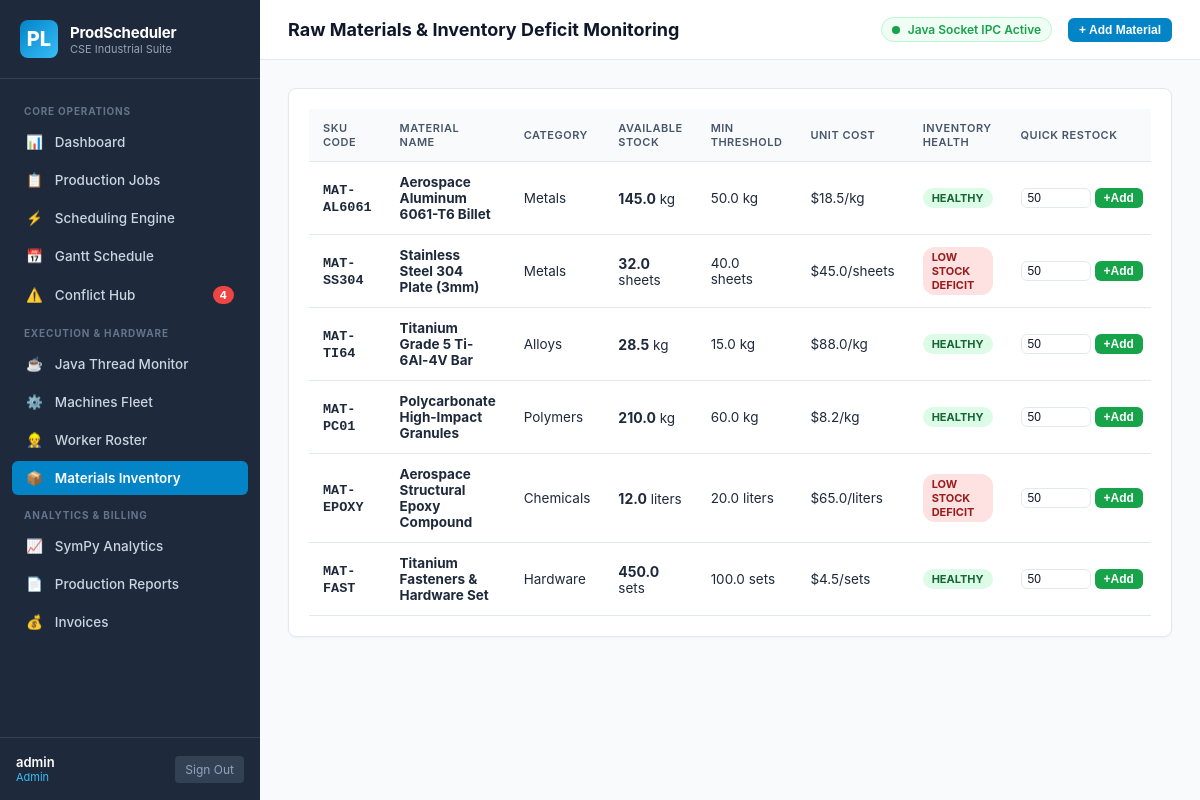
Page /materials (signed in) on the committed database.
### tables this page shows
CREATE TABLE materials (
    id INTEGER PRIMARY KEY AUTOINCREMENT,
    material_code TEXT UNIQUE NOT NULL,
    name TEXT NOT NULL,
    category TEXT DEFAULT 'Raw Material',
    stock_quantity REAL NOT NULL DEFAULT 0.0,
    unit TEXT NOT NULL DEFAULT 'kg',
    unit_cost REAL NOT NULL DEFAULT 10.0,
    minimum_threshold REAL NOT NULL DEFAULT 50.0,
    supplier TEXT DEFAULT 'Industrial Supply Corp',
    created_at TIMESTAMP DEFAULT CURRENT_TIMESTAMP
);

### app.py (the view)
@app.route("/materials")
@login_required
def materials():
    all_materials = db.get_materials()
    return render_template("materials.html", materials=all_materials)

### app.py (called while the page is built)
def login_required(f):
    @wraps(f)
    def decorated_function(*args, **kwargs):
        if "user_id" not in session:
            flash("Please sign in to access the Production System.", "warning")
            return redirect(url_for("login"))
        return f(*args, **kwargs)
    return decorated_function

@app.context_processor
def inject_global_data():
    user = None
    alerts = []
    if "user_id" in session:
        user = {
            "id": session.get("user_id"),
            "username": session.get("username"),
            "role": session.get("user_role")
        }
        alerts = db.get_system_alerts()
    return {
        "current_user": user,
        "active_alerts": alerts,
        "now": datetime.now()
    }

### database/db.py (called while the page is built)
def get_connection() -> sqlite3.Connection:
    os.makedirs(os.path.dirname(config.DATABASE_PATH), exist_ok=True)
    conn = sqlite3.connect(config.DATABASE_PATH, timeout=20.0)
    conn.row_factory = sqlite3.Row
    conn.execute("PRAGMA foreign_keys = ON;")
    return conn

def get_materials() -> List[Dict[str, Any]]:
    conn = get_connection()
    try:
        cur = conn.cursor()
        cur.execute("SELECT * FROM materials ORDER BY id ASC")
        return [dict(r) for r in cur.fetchall()]
    finally:
        conn.close()

### templates/materials.html (shortened to what this page needs)
{% extends "base.html" %}
{% block page_title %}Raw Materials & Inventory Deficit Monitoring{% endblock %}
{% block top_actions %}
  <button type="button" class="btn btn-primary btn-sm" onclick="openCreateMaterialModal()">+ Add Material</button>
{% endblock %}
{% block content %}
  <div class="card">
    <div class="table-container">
      <table class="data-table">
        <thead>
          <tr>
            <th>SKU Code</th>
            <th>Material Name</th>
            <th>Category</th>
            <th>Available Stock</th>
            <th>Min Threshold</th>
            <th>Unit Cost</th>
            <th>Inventory Health</th>
            <th>Quick Restock</th>
          </tr>
        </thead>
        <tbody>
          {% for m in materials %}
            <tr>
              <td><strong style="font-family: monospace;">{{ m.material_code }}</strong></td>
              <td><strong>{{ m.name }}</strong></td>
              <td>{{ m.category }}</td>
              <td>
                <span style="font-weight: 700; font-size: 14px;">{{ m.stock_quantity }}</span> {{ m.unit }}
              </td>
              <td>{{ m.minimum_threshold }} {{ m.unit }}</td>
              <td>${{ m.unit_cost }}/{{ m.unit }}</td>
              <td>
                {% if m.stock_quantity <= m.minimum_threshold %}
                  <span class="status-badge Error">LOW STOCK DEFICIT</span>
                {% elif m.stock_quantity <= m.minimum_threshold * 1.5 %}
                  <span class="status-badge Maintenance">REORDER SOON</span>
                {% else %}
                  <span class="status-badge Completed">HEALTHY</span>
                {% endif %}
              </td>
              <td>
                <form method="POST" action="{{ url_for('restock_material', material_id=m.id) }}" style="display: flex; gap: 4px; align-items: center;">
                  <input type="number" name="quantity" value="50" min="1" class="form-control" style="width: 70px; padding: 2px 6px; font-size: 12px;">
                  <button type="submit" class="btn btn-success btn-sm" style="padding: 2px 8px;">+Add</button>
                </form>
              </td>
            </tr>
          {% endfor %}
        </tbody>
      </table>
    </div>
  </div>
{% endblock %}

### static/css/style.css (style rules this page uses)
:root { --primary: #0284c7; --primary-hover: #0369a1; --bg-dark: #0f172a; --bg-sidebar: #1e293b; --bg-card: #ffffff; --bg-main: #f8fafc; --border: #e2e8f0; --text-main: #0f172a; --text-muted: #64748b; --success: #16a34a; --warning: #f59e0b; --danger: #dc2626; --info: #0284c7; }
* { box-sizing: border-box; margin: 0; padding: 0; }
body { font-family: -apple-system, BlinkMacSystemFont, "Segoe UI", Roboto, "Helvetica Neue", Arial, sans-serif; background-color: var(--bg-main); color: var(--text-main); min-height: 100vh; display: flex; }
.card { background-color: var(--bg-card); border: 1px solid var(--border); border-radius: 8px; box-shadow: 0 1px 3px rgba(0,0,0,0.04); padding: 20px; margin-bottom: 24px; }
.table-container { overflow-x: auto; }
.data-table { width: 100%; border-collapse: collapse; text-align: left; font-size: 13.5px; }
.data-table th { background-color: #f8fafc; color: #475569; font-weight: 600; padding: 12px 14px; border-bottom: 1px solid var(--border); text-transform: uppercase; font-size: 11px; letter-spacing: 0.5px; }
.data-table td { padding: 12px 14px; border-bottom: 1px solid var(--border); color: #1e293b; }
.status-badge { display: inline-block; padding: 3px 9px; border-radius: 12px; font-size: 11px; font-weight: 700; text-transform: uppercase; }
.status-badge.Completed, .status-badge.Available { background-color: #dcfce7; color: #166534; }
.status-badge.Error, .status-badge.FAILED, .status-badge.Interrupted { background-color: #fee2e2; color: #991b1b; }
.btn { display: inline-flex; align-items: center; gap: 6px; padding: 8px 16px; border-radius: 6px; font-size: 13px; font-weight: 600; cursor: pointer; text-decoration: none; border: 1px solid transparent; transition: all 0.15s ease; }
.btn-primary { background-color: var(--primary); color: #ffffff; }
.btn-success { background-color: var(--success); color: #ffffff; }
.btn-sm { padding: 4px 10px; font-size: 12px; }
.form-control { width: 100%; padding: 8px 12px; border: 1px solid var(--border); border-radius: 6px; font-size: 13.5px; background-color: #ffffff; color: #0f172a; }

### rows in the picture
materials: material_code "MAT-AL6061", name "Aerospace Aluminum 6061-T6 Billet", category "Metals", stock_quantity "145.0", unit "kg", minimum_threshold "50.0", unit_cost "18.5", shows "HEALTHY"
materials: material_code "MAT-SS304", name "Stainless Steel 304 Plate (3mm)", category "Metals", stock_quantity "32.0", unit "sheets", minimum_threshold "40.0", unit_cost "45.0", shows "LOW STOCK DEFICIT"
materials: material_code "MAT-TI64", name "Titanium Grade 5 Ti-6Al-4V Bar", category "Alloys", stock_quantity "28.5", unit "kg", minimum_threshold "15.0", unit_cost "88.0", shows "HEALTHY"
materials: material_code "MAT-PC01", name "Polycarbonate High-Impact Granules", category "Polymers", stock_quantity "210.0", unit "kg", minimum_threshold "60.0", unit_cost "8.2", shows "HEALTHY"
materials: material_code "MAT-EPOXY", name "Aerospace Structural Epoxy Compound", category "Chemicals", stock_quantity "12.0", unit "liters", minimum_threshold "20.0", unit_cost "65.0", shows "LOW STOCK DEFICIT"
materials: material_code "MAT-FAST", name "Titanium Fasteners & Hardware Set", category "Hardware", stock_quantity "450.0", unit "sets", minimum_threshold "100.0", unit_cost "4.5", shows "HEALTHY"

### other values in the picture
{{ active_alerts|length }} "4"
{{ current_user.username if current_user else 'Guest' }} "admin"
{{ current_user.role if current_user else 'Visitor' }} "Admin"
